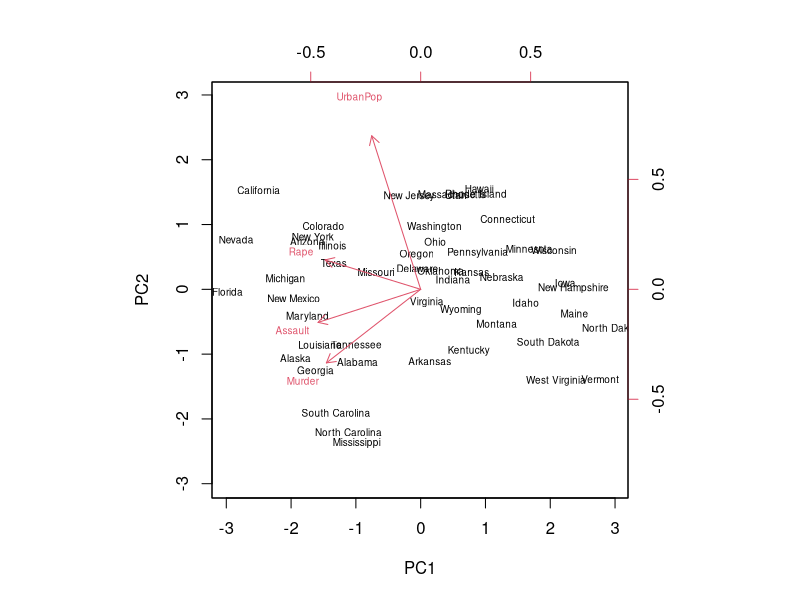
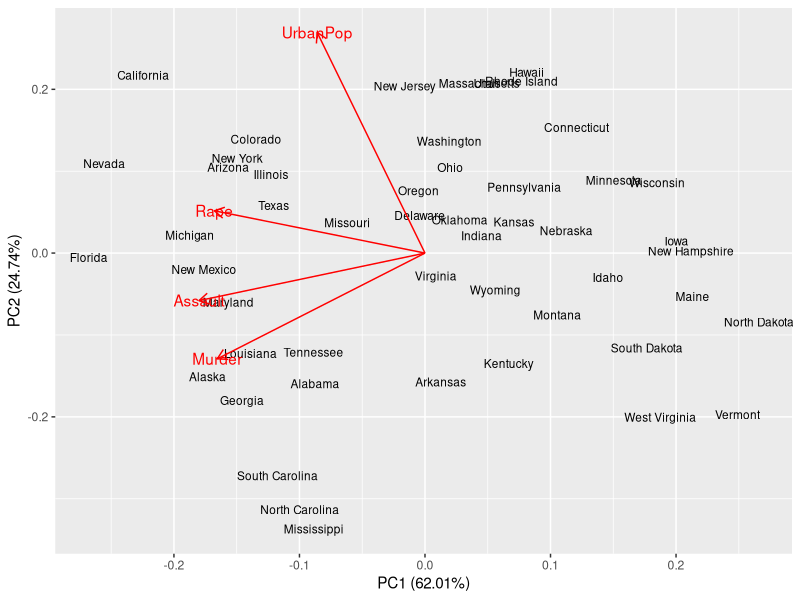
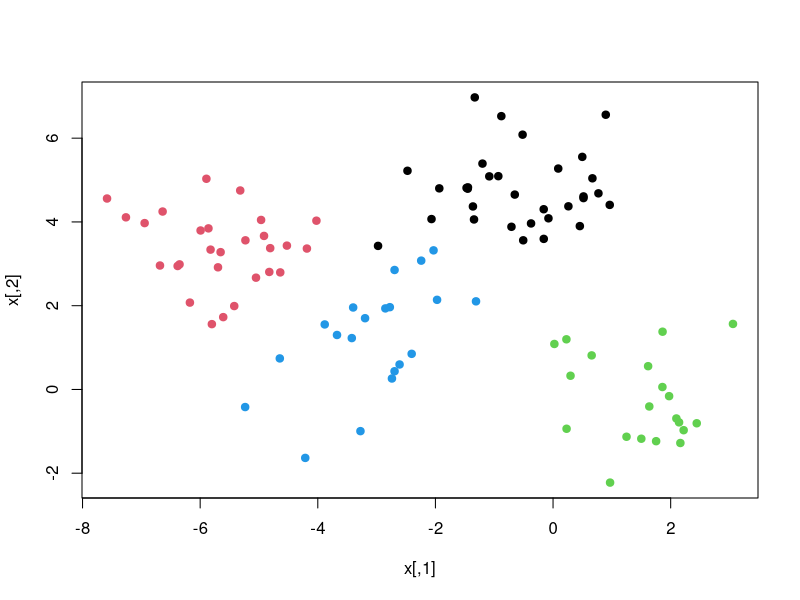
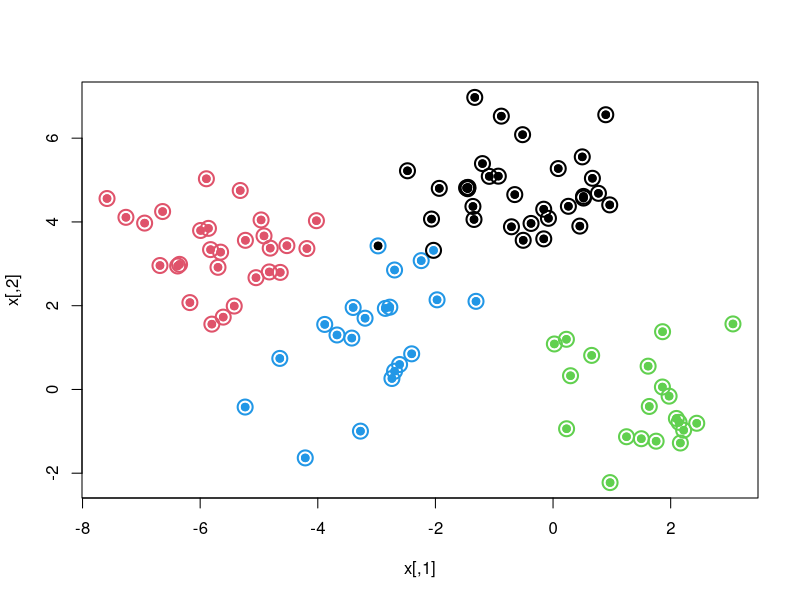
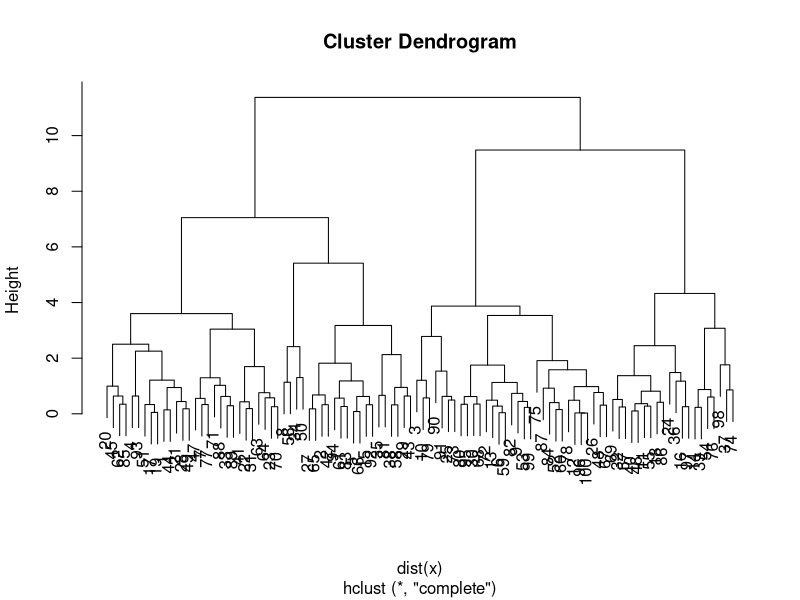
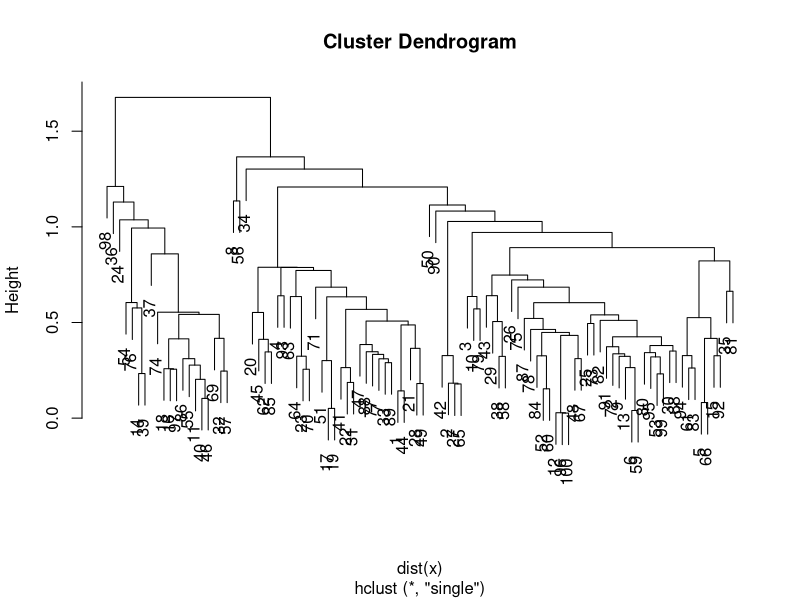
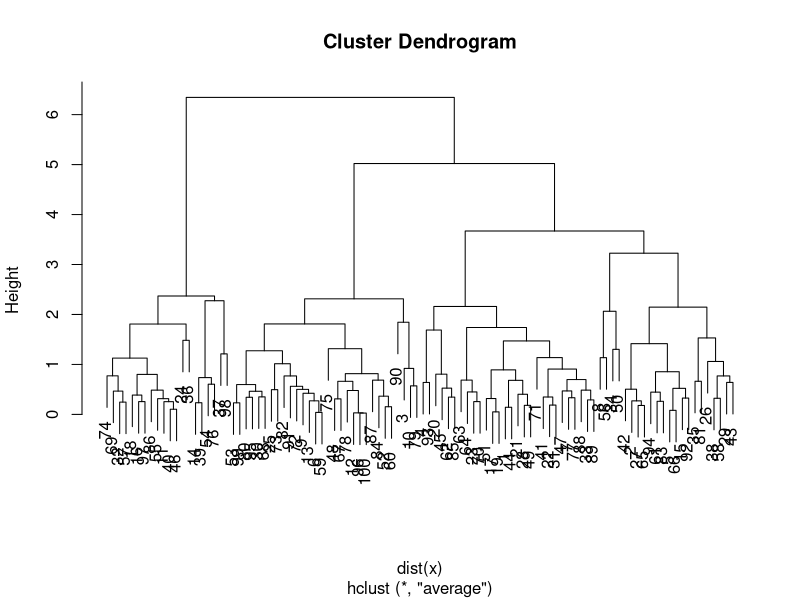
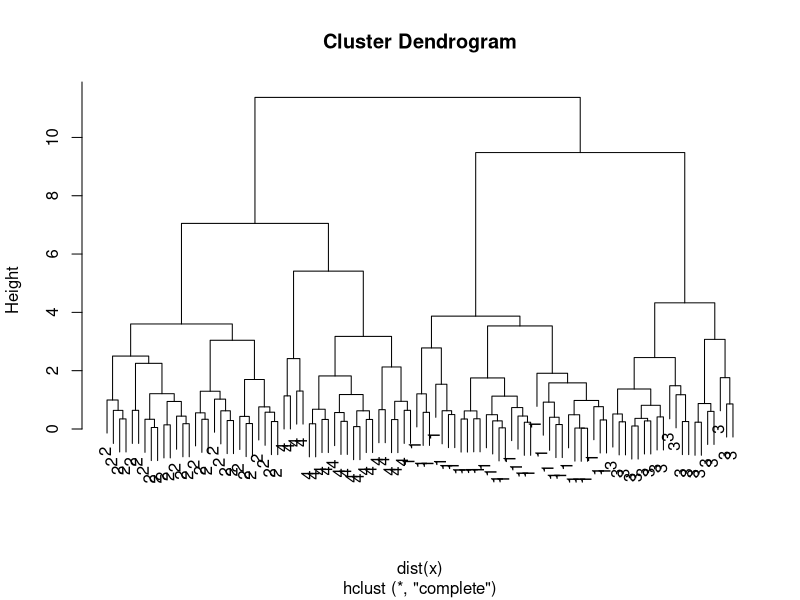

Recreate these plots in R, in order.
## ---- chunk 1
knitr::opts_chunk$set(echo = TRUE)
## ---- chunk 2
dimnames(USArrests)
apply(USArrests,2,mean)
apply(USArrests,2,var)
## ---- chunk 3
pca.out=prcomp(USArrests, scale=TRUE)
pca.out
names(pca.out)
biplot(pca.out, scale=0, cex=.6)
library(ggfortify)
autoplot(pca.out, loadings=TRUE, label=TRUE, label.size = 3, loadings.label = TRUE, shape=FALSE)
## ---- chunk 4
set.seed(101)
x=matrix(rnorm(100*2),100,2)
xmean=matrix(rnorm(8,sd=4),4,2)
which=sample(1:4,100,replace=TRUE)
x=x+xmean[which,]
plot(x,col=which,pch=19)
## ---- chunk 5
km.out=kmeans(x,4,nstart=15)
km.out
plot(x,col=km.out$cluster,cex=2,pch=1,lwd=2)
points(x,col=which,pch=19)
points(x, col=c(1,2,3,4)[which],pch=19)
## ---- chunk 6
hc.complete=hclust(dist(x), method="complete")
plot(hc.complete)
## ---- chunk 7
hc.single=hclust(dist(x),method="single")
plot(hc.single)
## ---- chunk 8
hc.average=hclust(dist(x),method="average")
plot(hc.average)
## ---- chunk 9
hc.cut=cutree(hc.complete,4)
table(hc.cut, which)
table(hc.cut, km.out$cluster)
## ---- chunk 10
plot(hc.complete, labels=which)
